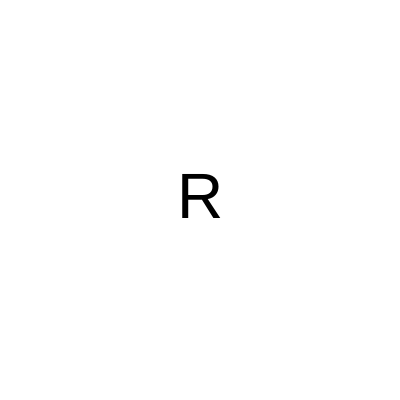
Frame 1 (no input)
Frame 60 (no input): identical to frame 1, image omitted
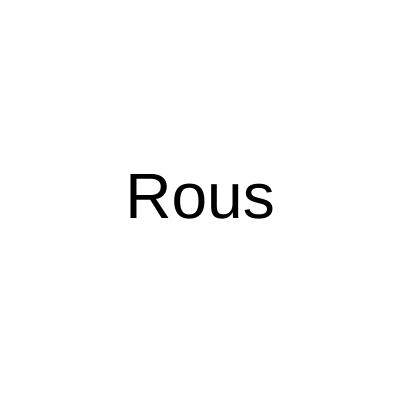
Frame 120 (the mouse pressed at the canvas centre since frame 60)

The p5.js sketch that drew these frames (run headless with seeded random() and noise() and a simulated clock; from frame 60 on, the mouse is pressed at the canvas centre):

// p5.js sketch
// ── sketch.js
let palavra;

function setup() {
  createCanvas(400, 400);
  
  let palavras = ["Filosofia", "Socrátes", "Rousseau", "Foucault"];
   palavra = random (palavras);
}

function inicializaCores (){
  background("white");
  fill("black")
  textSize(64)
  textAlign(CENTER, CENTER)
}

function draw() {
  inicializaCores();
  
   let maximo = width;
  let minimo = 0
  //mouseX, 0, whidt ==> 0, palavra.lenght
  
  
  let quantidade = map(mouseX, 0, width, 1, palavra.length);
  //console.log(quantidade);
  let parcial = palavra.substring(0, quantidade);
  text(parcial, 200, 200);
  
  
  
}
